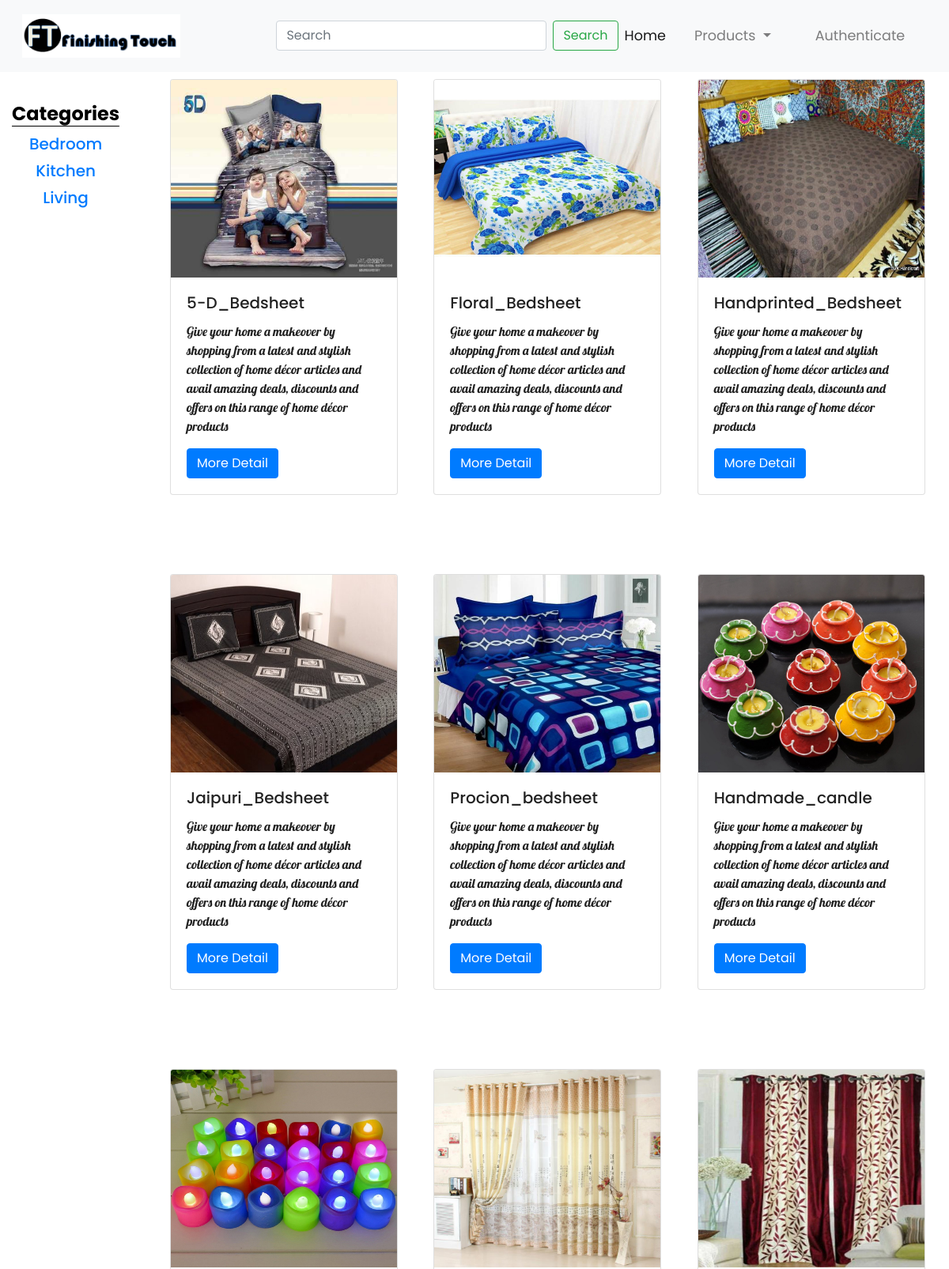
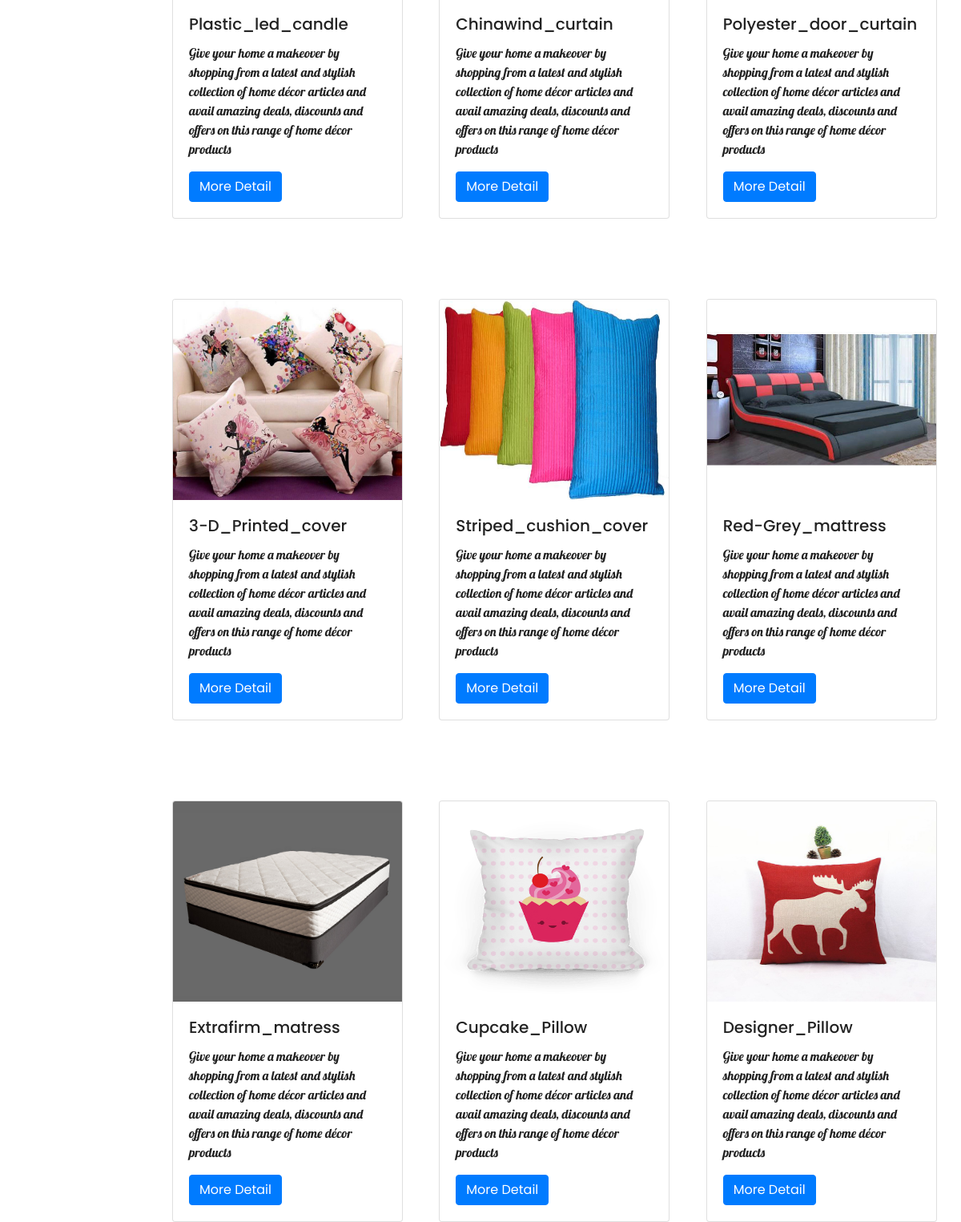
The page /categories.php?cat_id=1 on the database its author committed (2 pictures, top to bottom).
### tables this page shows
CREATE TABLE `categories` (
  `cat_id` int(3) NOT NULL,
  `cat_title` varchar(255) NOT NULL
);

CREATE TABLE `products` (
  `product_id` int(3) NOT NULL,
  `product_cat_id` int(3) NOT NULL,
  `product_name` varchar(255) NOT NULL,
  `product_title` varchar(255) NOT NULL,
  `product_image` text NOT NULL,
  `product_price` int(5) NOT NULL,
  `product_keywords` varchar(255) NOT NULL,
  `product_quantity` int(3) NOT NULL
);

### categories.php (the view, shortened to what this page needs)
<?php include "includes/header.php"?>
<link rel="stylesheet" href="css/product.css">
<body>
    <?php include "includes/navigation.php"?>
    <div class="container-fluid">
        <div class="row">
            <div class="col-lg-2">
                <ul class="list-unstyled" style="position:fixed;" id="category">
                    <h2 class="text-center">Categories</h2>
                    <?php
    $query = "SELECT * FROM categories";
$show_data_from_categories = mysqli_query($conn, $query);
while ($row = mysqli_fetch_assoc($show_data_from_categories)) {
    $cat_id    = $row['cat_id'];
    $cat_title = $row['cat_title'];
                    ?>
                    <li>
                        <h5><a href="categories.php?cat_id=<?php echo $cat_id; ?>"><?php echo $cat_title; ?></a></h5>
                    </li>
                    <?php } ?>
                </ul>
            </div>
            <div class="col-lg-10">
                <div class="row">
                    <?php
                    if (isset($_GET['cat_id'])) {
                        $caught_cat_id  = $_GET['cat_id'];
                        $query = "SELECT * FROM products WHERE product_cat_id = $caught_cat_id";
                        $show_cat = mysqli_query($conn, $query);
                        while ($row = mysqli_fetch_assoc($show_cat)) {
                            $product_id = $row['product_id'];
                            $product_title = $row['product_title'];
                            $product_image = $row['product_image'];
                    ?>
                    <div class="col-lg-4 col-md-4 col-sm-4" style="margin-top:100px;">
                        <div class="card" style="width: 18rem;height:auto;">
                            <img class="card-img-top img-fluid resizing" src="resources/img/<?php echo $product_image?>" alt="Card image cap" style="  height: 250px;">
                            <div class="card-body">
                                <h5 class="card-title"><?php echo $product_title?></h5>
                                <p class="card-text" style="  font-family: 'Lobster', cursive;">Give your home a makeover by shopping from a latest and stylish collection of home décor articles and avail amazing deals, discounts and offers on this range of home décor products</p>
                                <button type="button" class="btn btn-primary" data-toggle="modal" data-target="#<?php echo $product_id?>">
                                    More Detail
                                </button>
                            </div>
                        </div>
                    </div>
                    <?php }} ?>

### includes/header.php (shortened to what this page needs)
<!DOCTYPE html>
<html lang="en">
<head>
	<link rel="stylesheet" href="https://maxcdn.bootstrapcdn.com/bootstrap/4.0.0/css/bootstrap.min.css">

### includes/navigation.php (shortened to what this page needs)
<div class="navbar fixed-top navbar-expand-md navbar-light bg-light  ">
    <div class="container-fluid">
        <a class="navbar-brand" href="#"><img src="resources/img/Logo.png" alt="" class="img-fluid logo"></a>
        <div class="collpase navbar-collapse" id="navbarResponsive">
            <ul class="navbar-nav ml-auto">
                <form class="form-inline my-2 my-lg-0" action="includes/search.php" method="post">
                    <input class="form-control mr-sm-2" type="search" placeholder="Search" aria-label="Search" name="search">
                    <button class="btn btn-outline-success my-2 my-sm-0" type="submit" name="submit">Search</button>
                </form>
                <li class="nav-item active">
                    <a href="index.php" class="nav-link"><?php
    if(isset($_SESSION["name"])){
        echo $_SESSION["name"];}
else{
    echo "Home";}?>
                    </a>
                </li>
                <li class="nav-item dropdown">
                    <a class="nav-link dropdown-toggle" href="../products.php" id="navbarDropdown" role="button" data-toggle="dropdown" aria-haspopup="true" aria-expanded="false">
                        Products
                    </a>
                </li>
                <li class="nav-item ">
                </li>
                <li class="nav-item ">
                    <a href="../Ec-EB-master/authenticate.php" class="nav-link">Authenticate</a>
                </li>
            </ul>
        </div>
    </div>
</div>

### css/product.css (style rules this page uses)
html,body { height: 100%; width: 100%; font-family: 'Poppins', sans-serif; color: #222; }
.navbar { padding: .8rem; }
.navbar-nav li { padding-right: 20px; }
.nav-link { font-size: 1.1em !important; }
.logo { height: 20%; width: 200px; }
.resizing { height: 250px; width: 100%; }
#category { padding-top: 120px! important; }
#category h2 { font-size: 1.5rem! important; border-bottom: 1px solid black; color: black; font-weight: bolder; margin-top: 10px; }
#category li { text-align: center; list-style: none; margin-top: 10px; }
#category li a { text-decoration: none; }

### rows shown on the page
categories: cat_title "Bedroom"
categories: cat_title "Kitchen"
categories: cat_title "Living"
products: product_image (picture), product_title "5-D_Bedsheet"
products: product_image (picture), product_title "Floral_Bedsheet"
products: product_image (picture), product_title "Handprinted_Bedsheet"
products: product_image (picture), product_title "Jaipuri_Bedsheet"
products: product_image (picture), product_title "Procion_bedsheet"
products: product_image (picture), product_title "Handmade_candle"
products: product_image (picture), product_title "Plastic_led_candle"
products: product_image (picture), product_title "Chinawind_curtain"
products: product_image (picture), product_title "Polyester_door_curtain"
products: product_image (picture), product_title "3-D_Printed_cover"
products: product_image (picture), product_title "Striped_cushion_cover"
products: product_image (picture), product_title "Red-Grey_mattress"
products: product_image (picture), product_title "Extrafirm_matress"
products: product_image (picture), product_title "Cupcake_Pillow"
products: product_image (picture), product_title "Designer_Pillow"
